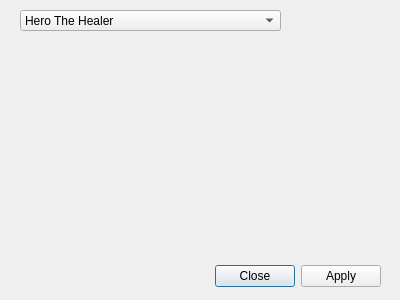
<?xml version="1.0" encoding="UTF-8"?>
<ui version="4.0">
 <class>DialogAddUnit</class>
 <widget class="QDialog" name="DialogAddUnit">
  <property name="geometry">
   <rect>
    <x>0</x>
    <y>0</y>
    <width>400</width>
    <height>300</height>
   </rect>
  </property>
  <property name="windowTitle">
   <string>Dialog</string>
  </property>
  <widget class="QDialogButtonBox" name="buttonBox">
   <property name="geometry">
    <rect>
     <x>10</x>
     <y>260</y>
     <width>371</width>
     <height>32</height>
    </rect>
   </property>
   <property name="orientation">
    <enum>Qt::Horizontal</enum>
   </property>
   <property name="standardButtons">
    <set>QDialogButtonBox::Apply|QDialogButtonBox::Close</set>
   </property>
  </widget>
  <widget class="QComboBox" name="comboBoxUnit">
   <property name="geometry">
    <rect>
     <x>20</x>
     <y>10</y>
     <width>261</width>
     <height>21</height>
    </rect>
   </property>
   <property name="maxVisibleItems">
    <number>30</number>
   </property>
   <item>
    <property name="text">
     <string>Hero The Healer</string>
    </property>
    <property name="icon">
     <iconset resource="../Resources/InteractiveGameTweaker.qrc">
      <normaloff>:/units/Healer.gif</normaloff>:/units/Healer.gif</iconset>
    </property>
   </item>
   <item>
    <property name="text">
     <string>Hero Shuri</string>
    </property>
    <property name="icon">
     <iconset resource="../Resources/InteractiveGameTweaker.qrc">
      <normaloff>:/units/Huntress.gif</normaloff>:/units/Huntress.gif</iconset>
    </property>
   </item>
   <item>
    <property name="text">
     <string>HM Paladins</string>
    </property>
   </item>
  </widget>
 </widget>
 <resources>
  <include location="../Resources/InteractiveGameTweaker.qrc"/>
 </resources>
 <connections>
  <connection>
   <sender>buttonBox</sender>
   <signal>accepted()</signal>
   <receiver>DialogAddUnit</receiver>
   <slot>accept()</slot>
   <hints>
    <hint type="sourcelabel">
     <x>248</x>
     <y>254</y>
    </hint>
    <hint type="destinationlabel">
     <x>157</x>
     <y>274</y>
    </hint>
   </hints>
  </connection>
  <connection>
   <sender>buttonBox</sender>
   <signal>rejected()</signal>
   <receiver>DialogAddUnit</receiver>
   <slot>reject()</slot>
   <hints>
    <hint type="sourcelabel">
     <x>316</x>
     <y>260</y>
    </hint>
    <hint type="destinationlabel">
     <x>286</x>
     <y>274</y>
    </hint>
   </hints>
  </connection>
 </connections>
</ui>
